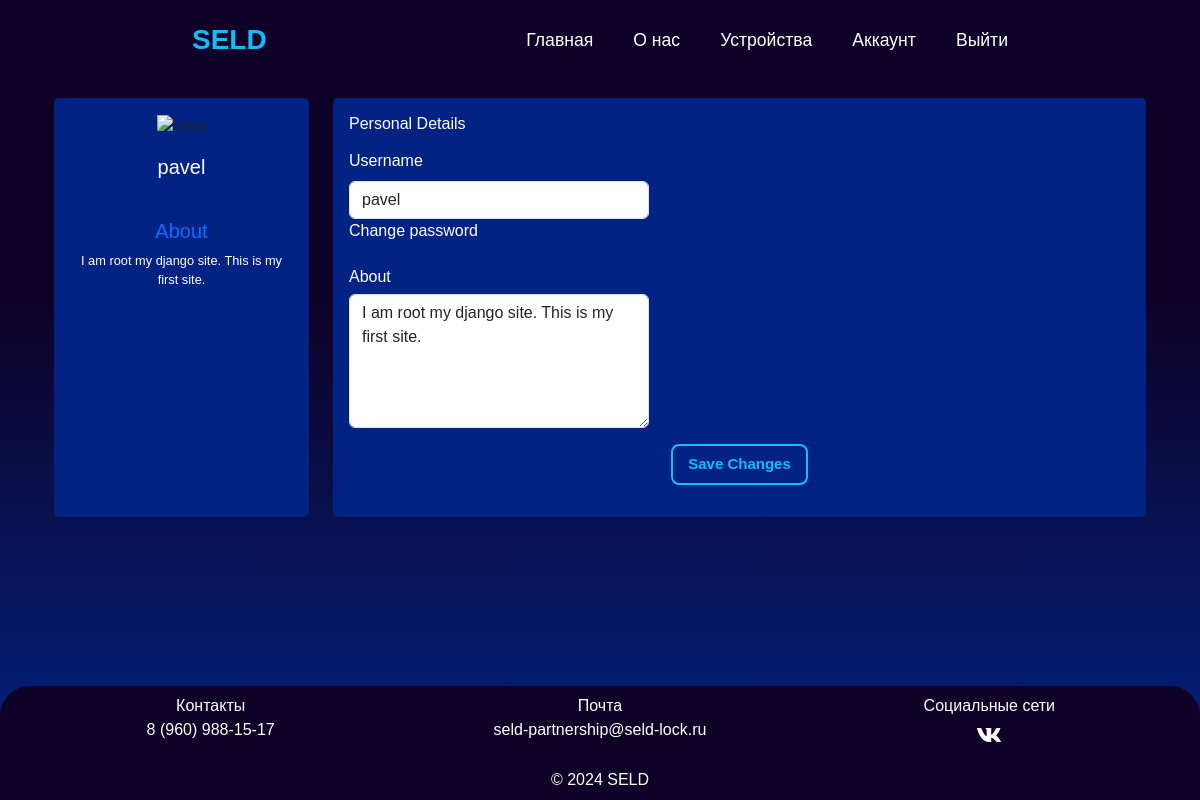
/profile/ (signed in), run on the app's committed database.
### app/models.py (models this page shows, shortened)
class Profile(models.Model):
    bio = models.TextField(null=True)
    avatar = models.ImageField(null=True)
    user = models.OneToOneField(User, on_delete=models.CASCADE)

### app/views.py (the view)
# urls.py: path('profile/', views.profile, name='profile'),
@login_required
def profile(request):
    if request.method == 'POST':
        user_form = UpdateUserForm(data=request.POST, instance=request.user)
        profile_form = UpdateProfileForm(data=request.POST, files=request.FILES, instance=request.user.profile)
        if user_form.is_valid() and profile_form.is_valid():
            user_form.save()
            profile_form.save()
            messages.success(request, 'Your profile is updated successfully')
            return redirect('profile')
        else:
            messages.error(request, 'Wrong data')
    else:
        user_form = UpdateUserForm(instance=request.user)
        profile_form = UpdateProfileForm(instance=request.user.profile)
    return render(request, 'app/profile.html',
                  {'user_form': user_form, 'profile_form': profile_form, 'title': 'Profile',
                   'year': datetime.now().year})

### app/forms.py
class UpdateUserForm(forms.ModelForm):
    username = forms.CharField(max_length=100,
                               required=True,
                               widget=forms.TextInput(attrs={'class': 'form-control'}))
    class Meta:
        model = User
        fields = ['username']

class UpdateProfileForm(forms.ModelForm):
    avatar = forms.ImageField(required=False, widget=forms.FileInput(attrs={'class': 'form-control'}))
    bio = forms.CharField(required=False, widget=forms.Textarea(attrs={'class': 'form-control', 'rows': 5}))
    class Meta:
        model = Profile
        fields = ['avatar' , 'bio']

### app/templates/app/profile.html (shortened to what this page needs)
{% extends "app/layout.html" %}
{% block content %}
{% load static %}
<div class="container mt-5">
    <div class="row" style="--bs-gutter-x: 1.5rem;">
        <div class="col-xl-3 col-lg-3 col-md-12 col-sm-12 col-12 profile">
            <div class="card h-100">
                <div class="card-body">
                    <div class="account-settings">
                        <div class="user-profile">
                            <div class="user-avatar">
                                <img src="{% static 'app/own_pictures/avatar_icon.png' %}" alt="User">
                            </div>
                            <h5 class="user-name text-white">{{ user_form.username.value }}</h5>
                        </div>
                        <div class="about">
                            <h5 class="mb-2 text-primary">About</h5>
                            <div class="text-white">{{ profile_form.bio.value }}</div>
                        </div>
                    </div>
                </div>
            </div>
        </div>
        <div class="col-xl-9 col-lg-9 col-md-12 col-sm-12 col-12">
            <div class="card h-100">
                <div class="card-body">
                    <form method="post" class="form-horizontal">
                        <div class="row media-profile">
                            <div class="col-xl-12 col-lg-12 col-md-12 col-sm-12 col-12">
                                <h6 class="mb-3 text-white">Personal Details</h6>
                            </div>
                            <div class="col-xl-6 col-lg-6 col-md-6 col-sm-12 col-12">
                                <div class="form-group">
                                    <label class="text-white mb-2">Username</label>
                                    <div class="input-profile">{{ user_form.username }}</div>
                                </div>
                                <div class="form-group a-change">
                                    <a class="text-white a-default-login" href="{% url 'change_password' %}">Change
                                        password</a>
                                </div>
                            </div>
                        </div>
                        <div class="row media-profile input-profile">
                            <div class="col-xl-12 col-lg-12 col-md-12 col-sm-12 col-12">
                                <h6 class="mb-2 text-white mt-4">About</h6>
                            </div>
                            <div class="col-xl-6 col-lg-6 col-md-6 col-sm-10 w-auto">
                                <div class="form-group">
                                    <div>{{ profile_form.bio }}</div>
                                </div>
                            </div>
                        </div>
                        <div class="form-group">
                            <div class="mt-3" style="justify-content: center; display: flex;">
                                <button type="submit" class="h-btn">Save Changes</button>
                            </div>
                        </div>
                    </form>
                </div>
            </div>
        </div>
    </div>
</div>
{% endblock %}

### app/static/app/content/Design.css (style rules this page uses)
.h-btn { display: inline-block; padding: 7px 15px; background: transparent; color: var(--main-color); border: 2px solid var(--main-color); border-radius: 8px; font-weight: 600; font-size: 15px; transition: all .50s ease; }

### app/static/app/content/other.css (style rules this page uses)
* { padding: 0; margin: 0; box-sizing: border-box; text-decoration: none; list-style: none; font-family: 'Ubuntu', sans-serif; }
:root { --text-color: #ffffff; --main-color: #13bbff; --bg-color: #1b1f24; --bg-color-image: linear-gradient(#0e0228 38%, #022384); --bl-colors-blue-dark-bg: #140648; --bl-border: #2e54ea; --bg-footer: #0e0226; --bg-profile: #022384; --second-bg-color: #22282f; --navside: #191d21; --big-font: 4.5rem; --h4-font: 1.6rem; --p-font: 1.1rem; --blue-90: #0077ff; }
html { height: 100%; }
body { color: var(--text-color); background: var(--bg-color-image); height: 100%; }
.a-default-login { text-decoration: none; }
.account-settings .user-profile { margin: 0 0 1rem 0; padding-bottom: 1rem; text-align: center; }
.account-settings .user-profile .user-avatar { margin: 0 0 1rem 0; }
.account-settings .user-profile .user-avatar img { max-width: 120px; max-height: 120px; }
.account-settings .user-profile h5.user-name { margin: 0 0 0.5rem 0; }
.account-settings .about { margin: 1rem 0 0 0; font-size: 0.8rem; text-align: center; }
.card { background: var(--bg-profile); -webkit-border-radius: 5px; -moz-border-radius: 5px; border-radius: 5px; border: 0; margin-bottom: 1rem; }

### app/static/app/content/response.css (style rules this page uses)
.row { --bs-gutter-x: 0; margin: 0; }

### app/static/app/content/site.css (style rules this page uses)
input, select, textarea { max-width: 300px; }

### data on the page
Profile: bio.value "I am root my django site. This is my first site.", bio "I am root my django site. This is my first site."

### other printed values
{{ user_form.username.value }} "pavel"
